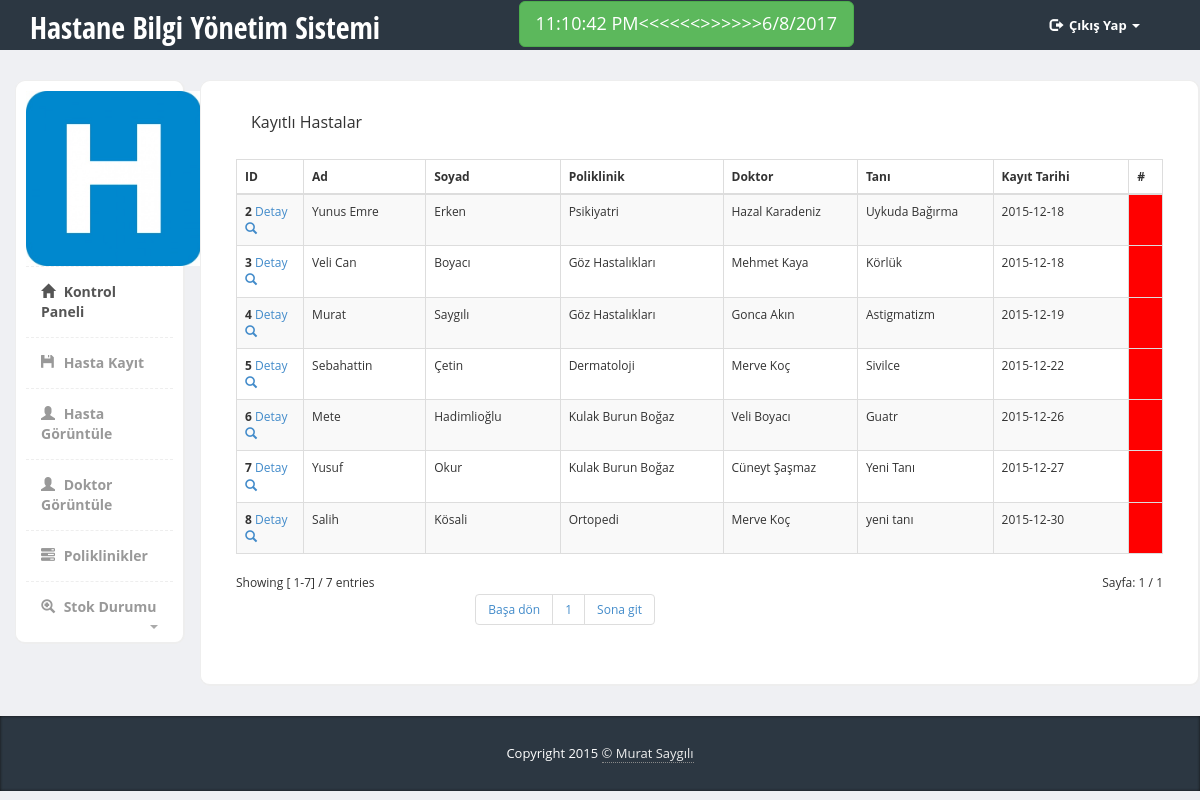
The app's page /bilgi/hastaGoruntule.php (signed in) with its own data.
### tables this page shows
CREATE TABLE IF NOT EXISTS `pol_kayit` (
  `kayit_no` int(11) NOT NULL AUTO_INCREMENT,
  `pol_no` int(11) NOT NULL,
  `recete_no` int(11) DEFAULT NULL,
  `dr_no` int(11) NOT NULL,
  `malzeme_no` int(11) DEFAULT NULL,
  `tani` varchar(30) DEFAULT 'girilmemiş',
  `h_kayit_tarihi` date DEFAULT NULL,
  `h_cikis_tarihi` date DEFAULT NULL,
  PRIMARY KEY (`kayit_no`),
  KEY `pol_no` (`pol_no`),
  KEY `recete_no` (`recete_no`),
  KEY `dr_no` (`dr_no`),
  KEY `malzeme_no` (`malzeme_no`)
);

CREATE TABLE IF NOT EXISTS `hasta` (
  `kayit_no` int(11) NOT NULL,
  `h_ad` varchar(15) NOT NULL,
  `h_soyad` varchar(20) NOT NULL,
  `h_tcno` double NOT NULL,
  `h_cinsiyet` varchar(5) NOT NULL,
  `h_telno` double NOT NULL,
  `h_dogum_tarihi` date NOT NULL,
  PRIMARY KEY (`kayit_no`)
);

CREATE TABLE IF NOT EXISTS `pol_dal` (
  `pol_no` int(11) NOT NULL AUTO_INCREMENT,
  `pol_ad` varchar(25) NOT NULL,
  PRIMARY KEY (`pol_no`)
);

CREATE TABLE IF NOT EXISTS `doktor` (
  `dr_no` int(11) NOT NULL AUTO_INCREMENT,
  `dr_dal_no` int(11) DEFAULT NULL,
  `dr_ad` varchar(15) NOT NULL,
  `dr_soyad` varchar(15) NOT NULL,
  `durum` int(11) NOT NULL DEFAULT '1',
  PRIMARY KEY (`dr_no`),
  KEY `dr_dal_no` (`dr_dal_no`),
  KEY `dr_dal_no_2` (`dr_dal_no`)
);

### bilgi/hastaGoruntule.php (the view, shortened to what this page needs)
<?php
include_once 'config.php';
include_once 'functions.php';
print getHeader("Hasta Görüntüle");
?>
    <div class="page-content">
    	<div class="row">
		  <div class="col-md-2">
		  	<div class="sidebar content-box" style="display: block;">
                <?php print getMenu();?>
             </div>
		  </div>
		  <div class="col-md-10">
		  	<div class="row">
		  	<div class="content-box-large">
				<div class="panel-heading">
					<div class="panel-title">Kayıtlı Hastalar</div>
				</div>
				<div class="panel-body">
					<div id="example_wrapper" class="dataTables_wrapper form-inline"
						role="grid">
						<table aria-describedby="example_info"
							class="table table-striped table-bordered dataTable" id="example"
							border="0" cellpadding="0" cellspacing="0">
							<thead>
								<tr role="row">
									<th	aria-label="Rendering engine: activate to sort column descending"
										aria-sort="ascending" style="width: 35px;" colspan="1"
										rowspan="1" aria-controls="example" tabindex="0"
										role="columnheader" class="sorting_asc">ID</th>
									<th aria-label="Browser: activate to sort column ascending"
										style="width: 90px;" colspan="1" rowspan="1"
										aria-controls="example" tabindex="0" role="columnheader"
										class="sorting">Ad</th>
										<th aria-label="Browser: activate to sort column ascending"
										style="width: 99px;" colspan="1" rowspan="1"
										aria-controls="example" tabindex="0" role="columnheader"
										class="sorting">Soyad</th>
									<th aria-label="Platform(s): activate to sort column ascending"
										style="width: 120px;" colspan="1" rowspan="1"
										aria-controls="example" tabindex="0" role="columnheader"
										class="sorting">Poliklinik</th>
									<th
										aria-label="Engine version: activate to sort column ascending"
										style="width: 99px;" colspan="1" rowspan="1"
										aria-controls="example" tabindex="0" role="columnheader"
										class="sorting">Doktor</th>
										<th
										aria-label="Engine version: activate to sort column ascending"
										style="width: 100px;" colspan="1" rowspan="1"
										aria-controls="example" tabindex="0" role="columnheader"
										class="sorting">Tanı</th>
									<th aria-label="CSS grade: activate to sort column ascending"
										style="width: 100px;" colspan="1" rowspan="1"
										aria-controls="example" tabindex="0" role="columnheader"
										class="sorting">Kayıt Tarihi</th>
									<th aria-label="CSS grade: activate to sort column ascending"
										style="width: 10px;" colspan="1" rowspan="1"
										aria-controls="example" tabindex="0" role="columnheader"
										class="sorting">#</th>
								</tr>
							</thead>
							<tbody aria-relevant="all" aria-live="polite" role="alert">
		 		<?php
			$num_rec_per_page = 10;
			if (isset ( $_GET ["page"] )) {
				$page = $_GET ["page"];
			} else {
				$page = 1;
			}
			$start_from = ($page - 1) * $num_rec_per_page;
			$sql = "SELECT * FROM pol_kayit LIMIT $start_from, $num_rec_per_page";
			$rs_result = mysql_query ( $sql );
			while ( $row = mysql_fetch_assoc ( $rs_result ) ) {
				$sqlHasta="SELECT * FROM hasta WHERE kayit_no={$row['kayit_no']}";
				$rsHasta=mysql_query($sqlHasta,$db);
				echo '<tr class="gradeA odd">
									<td class="  sorting_1"><strong>'.$row['kayit_no'].'</strong> <a href="hastaDetay.php?kayit_no='.$row['kayit_no'].'">Detay <i class="glyphicon glyphicon-search"></i> </td>';
				while ($row2=mysql_fetch_assoc($rsHasta)) {
					echo '	<td class=" ">'.$row2['h_ad'].'</a></td>
							<td class=" ">'.$row2['h_soyad'].'</td>';
				}
				$sqlPoliklinik="SELECT * FROM pol_dal WHERE pol_no={$row['pol_no']} ";
				$rsPol=mysql_query($sqlPoliklinik,$db);
				while ($row3=mysql_fetch_assoc($rsPol)) {
					echo '<td class="center ">'.$row3['pol_ad'].'</td>';
				}
				$sqlDoktor="SELECT * FROM doktor WHERE dr_no={$row['dr_no']} ";
				$rsDoktor=mysql_query($sqlDoktor,$db);
				while ($row4=mysql_fetch_assoc($rsDoktor)) {
					echo '<td class="center ">'.$row4['dr_ad'].' '.$row4['dr_soyad'].'</td>';
				}
				echo '
									<td class="center ">'.$row['tani'].'</td>
									<td class="center ">'.$row['h_kayit_tarihi'].'</td>';
									if($row['h_cikis_tarihi']==null){
										echo '<td class="center" style="background-color: green;"></td>';}
									else{
										echo '<td class="center" style="background-color: red;"></td>';}
									echo '</tr>';
			}
			$sql = "SELECT * FROM pol_kayit";
			$rs_result = mysql_query ( $sql );
			$total_records = mysql_num_rows ( $rs_result );
?>
</tbody>
						</table>
						<div class="row">
							<div class="col-xs-3">
								<div class="dataTables_info">Showing [
								<?php
								if(($num_rec_per_page+$start_from)>$total_records){
									echo ($start_from+1).'-'.$total_records.'] / '.$total_records;
								}else{
								echo ($start_from+1).'-'.($num_rec_per_page+$start_from).'] / '.$total_records; }
								?> entries</div>
							</div>
							<div class="col-xs-6" align="left">
								<div class="dataTables_paginate paging_bootstrap">
									<ul class="pagination">
		<?php
			$sql = "SELECT * FROM pol_kayit";
			$rs_result = mysql_query ( $sql );
			$total_records = mysql_num_rows ( $rs_result );
			$total_pages = ceil ( $total_records / $num_rec_per_page );
			echo "<li><a href='hastaGoruntule.php?page=1'>" . 'Başa dön ' . "</a> </li>";
			for($i = 1; $i <= $total_pages; $i ++) {
				echo "<li><a href='hastaGoruntule.php?page=" . $i . "'>" . $i . " </a></li> ";
			}
			echo "<li><a href='hastaGoruntule.php?page=$total_pages'>" . ' Sona git' . "</a></li> ";
		?>
									</ul>
								</div>
							</div> <div class="col-xs-3" align="right"><?php echo "Sayfa: ".$page." / ".$total_pages;?></div>
						</div>
					</div>
				</div>
			</div>
		  	</div>
		  </div>
		</div>
    </div>
    <?php print getFooter(); ?>

### css/styles.css (style rules this page uses)
body { font-family: 'Open Sans', sans-serif; background-color: #f7f7f7; position: relative; margin: 0px; font-size: 12px; padding: 0px; }
.page-content > .row { margin-left: 0px !important; margin-right: 0px !important; margin-top: 30px; }
.content-box, .content-box-large { margin-bottom:30px; background:#fff; border-radius:10px; padding:10px; border-left:1px solid #eee; border-top:1px solid #eee; border-right:2px solid #eee; border-bottom:2px solid #eee; }
.content-box-large { padding: 20px; }
body { background-color: #eff0f3; }
.panel-heading>.panel-title, .content-box-header .panel-title { float: left; padding: 10px 15px; padding-top: 0px; }
.panel-body { clear:both; }

### records on screen
pol_kayit: kayit_no "2", tani "Uykuda Bağırma", h_kayit_tarihi "2015-12-18"
hasta: h_ad "Yunus Emre", h_soyad "Erken"
pol_dal: pol_ad "Psikiyatri"
doktor: dr_ad "Hazal", dr_soyad "Karadeniz"
pol_kayit: kayit_no "3", tani "Körlük", h_kayit_tarihi "2015-12-18"
hasta: h_ad "Veli Can", h_soyad "Boyacı"
pol_dal: pol_ad "Göz Hastalıkları"
doktor: dr_ad "Mehmet", dr_soyad "Kaya"
pol_kayit: kayit_no "4", tani "Astigmatizm", h_kayit_tarihi "2015-12-19"
hasta: h_ad "Murat", h_soyad "Saygılı"
doktor: dr_ad "Gonca", dr_soyad "Akın"
pol_kayit: kayit_no "5", tani "Sivilce", h_kayit_tarihi "2015-12-22"
hasta: h_ad "Sebahattin", h_soyad "Çetin"
pol_dal: pol_ad "Dermatoloji"
doktor: dr_ad "Merve", dr_soyad "Koç"
pol_kayit: kayit_no "6", tani "Guatr", h_kayit_tarihi "2015-12-26"
hasta: h_ad "Mete", h_soyad "Hadimlioğlu"
pol_dal: pol_ad "Kulak Burun Boğaz"
doktor: dr_ad "Veli", dr_soyad "Boyacı"
pol_kayit: kayit_no "7", tani "Yeni Tanı", h_kayit_tarihi "2015-12-27"
hasta: h_ad "Yusuf", h_soyad "Okur"
doktor: dr_ad "Cüneyt", dr_soyad "Şaşmaz"
pol_kayit: kayit_no "8", tani "yeni tanı", h_kayit_tarihi "2015-12-30"
hasta: h_ad "Salih", h_soyad "Kösali"
pol_dal: pol_ad "Ortopedi"

### other values on screen
$start_from+1 "1"
$total_records "7"
$page "1"
$total_pages "1"
